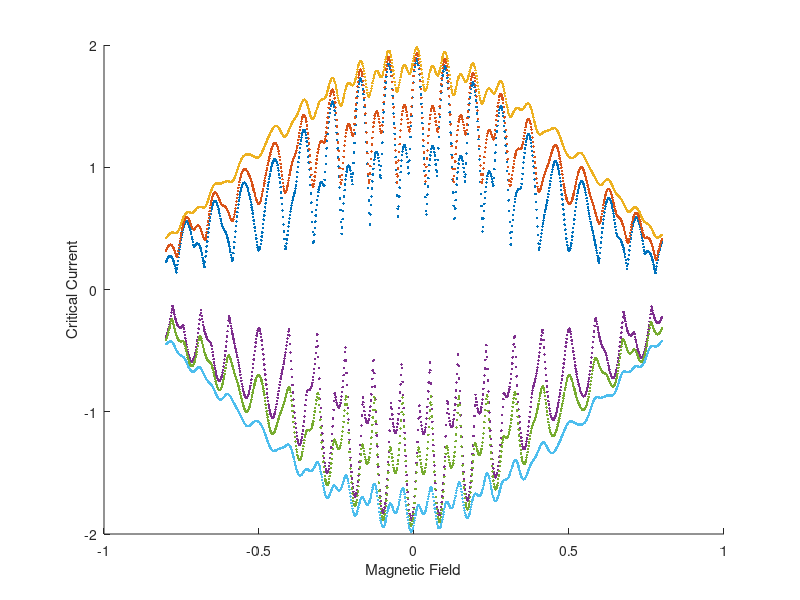

Write MATLAB code to recreate this figure.
%Explanation of base program

%The program splits a squid into two junctions that have xmax discrete sections.  Each
%section has a supercurrent density, and a phase difference that is
%contributed to by the field (PhaseF) in the junction, the field in the squid loop,
%and an arbitrary phase set at x=1 %called Phase1.  These phase factors are 
%all summed along the junction to determine the local phase difference 
%across the junction at each point.  For each value of field and Phase1 the
%supercurrent at each point is calculated and the net supercurrent (sum 
%along the junction and then the sum of the two junctions together)
%is calcualted to find the supercurrent carried at that phase and that
%field.  To find the maximum supercurrent for a given field, the max of
%that vector is taken for that field value.  The minimum can be calculated 
%to find the negative critical current.  Both of these can be plotted 
%against the magnetic field that is applied.  This is the exact measurment 
%of the critical current vs field that we do in the lab.

%This version adds the ability to add several realistic features of squids

% Critical Current Asymmetry
% Junction Area Asymmetry
% Critical Current density variation along each junction
% Squid Loop size variation
% Changes in the field scan range



%Abreviations used
%Junction=Junc
%Super Current = SCur or just SC
%Step Size = SS sufix
%Width = Wid
%Length = Len
%Magnitude = Mag


%% Clearing memory and input screen

clear;
clc;
close all;

%% Defining the Parameters of the Simulaiton

%% Defining the Parameters of the Simulaiton

    %Dividing the Junctions up into discrete sections
        xmax1=51;
        xmax2=51;
        x1(1,:)=(1:xmax1);
        x2(1,:)=(1:xmax2);

    %Critical Current Magnitudes
        SCurrentMag1=1;
        SCurrentMag2=1;

        SCurNoiseMag1=.01;
        SCurNoiseMag2=.01;
        
    %Setting Squid Loop Parameers
        LoopWid=5;
        LoopLen=2;
    %Junction Area Dimensions
        JuncWid1=1;
        JuncLen1=1;

        JuncWid2=1;
        JuncLen2=1;


%Setting up Loop Parameters

    %Phase Loop parameters
        p=1;
        pmax=101;
        Phase0Min=0*pi;
        Phase0Max=4*pi;
            
    %Field Parameters
        f=1;
        fmax=1001;
        FieldMin=-.8;
        FieldMax=.8;
        
    %Stepping through a parameter
        j=1;
        jmax=3;
        AlphaMin=0;
        AlphaMax=.8;

%Calculating Critical Current Densities
    JuncArea1=JuncWid1*JuncLen1;
    JuncArea2=JuncWid2*JuncLen2;
    LoopArea=LoopWid*LoopLen;
    
    SCurNoise1=SCurNoiseMag1*(2*rand(1,xmax1)-1);
    SCurNoise2=SCurNoiseMag2*(2*rand(1,xmax2)-1);
 
    SCurDen1=SCurrentMag1*ones(1,xmax1)/xmax1+SCurNoise1/xmax1;
    SCurDen2=SCurrentMag2*ones(1,xmax2)/xmax2+SCurNoise2/xmax2;
 
%Pre Allocating memory to the arrays (should decrease runtime)
    Phase0=zeros(1,pmax);
    Field=zeros(1,fmax);
    FluxinJunc1=zeros(1,fmax);
    FluxinJunc2=zeros(1,fmax);
    FluxinLoop=zeros(1,fmax);

    PhaseFDen1=zeros(1,fmax);
    PhaseFDen2=zeros(1,fmax);
    PhaseFL=zeros(1,fmax);

    SCurrent1=zeros(xmax1,pmax,fmax);
    SCurrent2=zeros(xmax2,pmax,fmax);
    SCurrentNet=zeros(1,pmax);

    MaxSCurrentNet=zeros(jmax,fmax);
    MinSCurrentNet=zeros(jmax,fmax);

%% Loops for running the simulation Meat of the Simulation


%Changing a Parameter of the plot
AlphaSS =(AlphaMax-AlphaMin)/(jmax-1);
for j=1:jmax;
    
    Alpha=AlphaMin+(j-1)*AlphaSS;
 
    %Field Contribution to the Phase 
    %Define the Field ForLoop setp size, then run the Field for ForLoop
    FieldSS=(FieldMax-FieldMin)/(fmax-1);
    for f=1:fmax

        Field(f)=FieldMin+(f-1)*FieldSS;


        PhaseF1=2*pi*Field(f)*JuncArea1;
        PhaseF2=2*pi*Field(f)*JuncArea2;
        PhaseFL=2*pi*Field(f)*LoopArea;

        PhaseFDen1=PhaseF1*x1/xmax1;
        PhaseFDen2=PhaseF2*x2/xmax2;

        %Phase0 ForLoop of externally set phase 
        %Define the Phase0 setp size, then run the ForLoop

        Phase0SS=(Phase0Max-Phase0Min)/(pmax-1);
        for p=1:pmax

            Phase0(p)=Phase0Min+(p-1)*Phase0SS;

            PhaseDrop1=Phase0(p)+PhaseFDen1;
            PhaseDrop2=Phase0(p)+PhaseF1+PhaseFL+PhaseFDen2;

            SCurrent1=SCurDen1.*(1-Alpha).*(.5*sin(PhaseDrop1)+.5*sin(PhaseDrop1*2));
            SCurrent2=SCurDen2.*(1+Alpha).*(sin(PhaseDrop2));

            SCurrentNet(p)=sum(SCurrent1)+sum(SCurrent2);


        end
        MaxSCurrentNet(j,f) =max(SCurrentNet);
        MinSCurrentNet(j,f)=min(SCurrentNet);
    end

end

hold on
plot(Field,MaxSCurrentNet,'.')
xlabel('Magnetic Field'); ylabel('Critical Current');


hold on 
plot(Field,MinSCurrentNet,'.')




    




